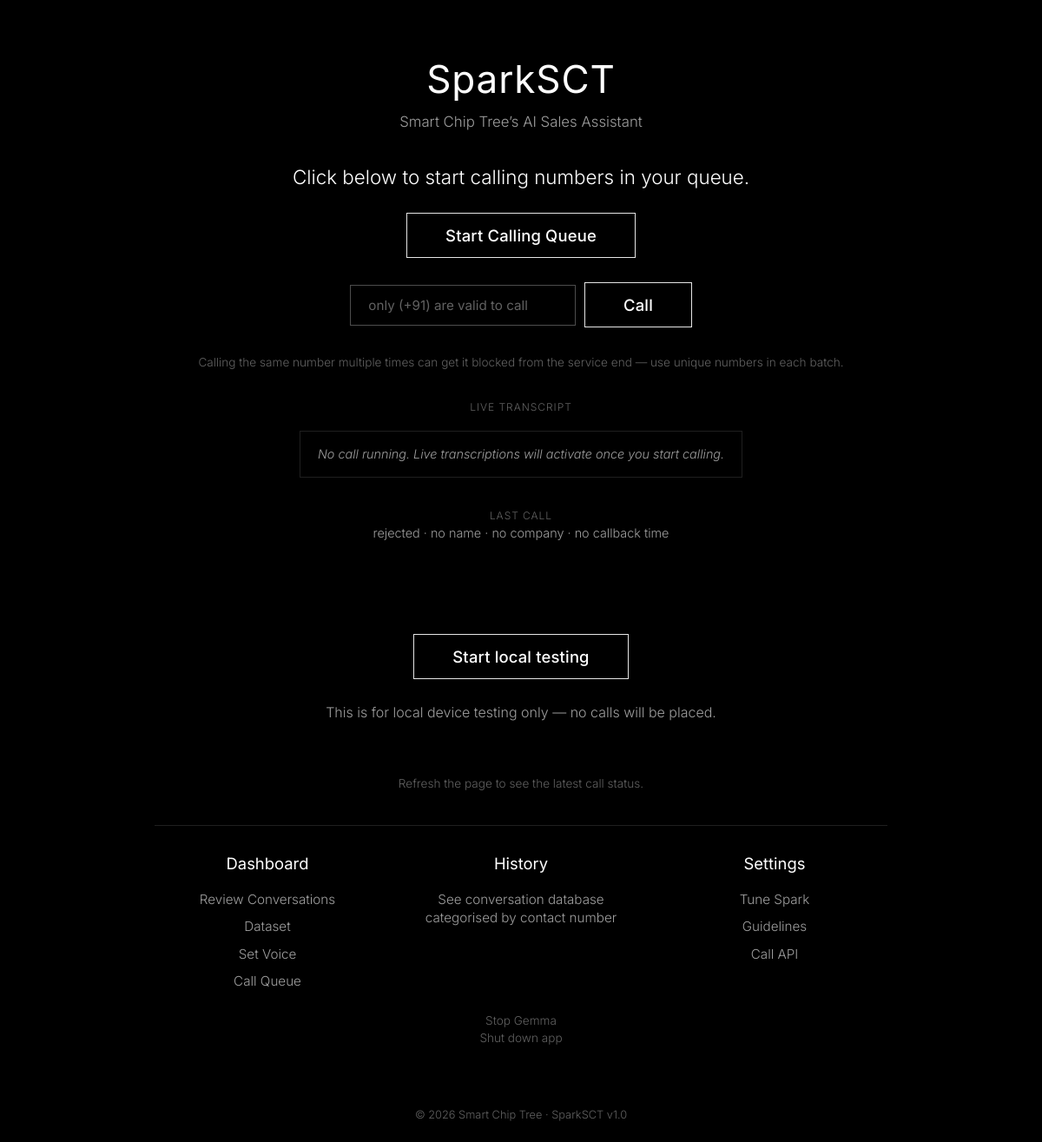
Before: / with the older database file.
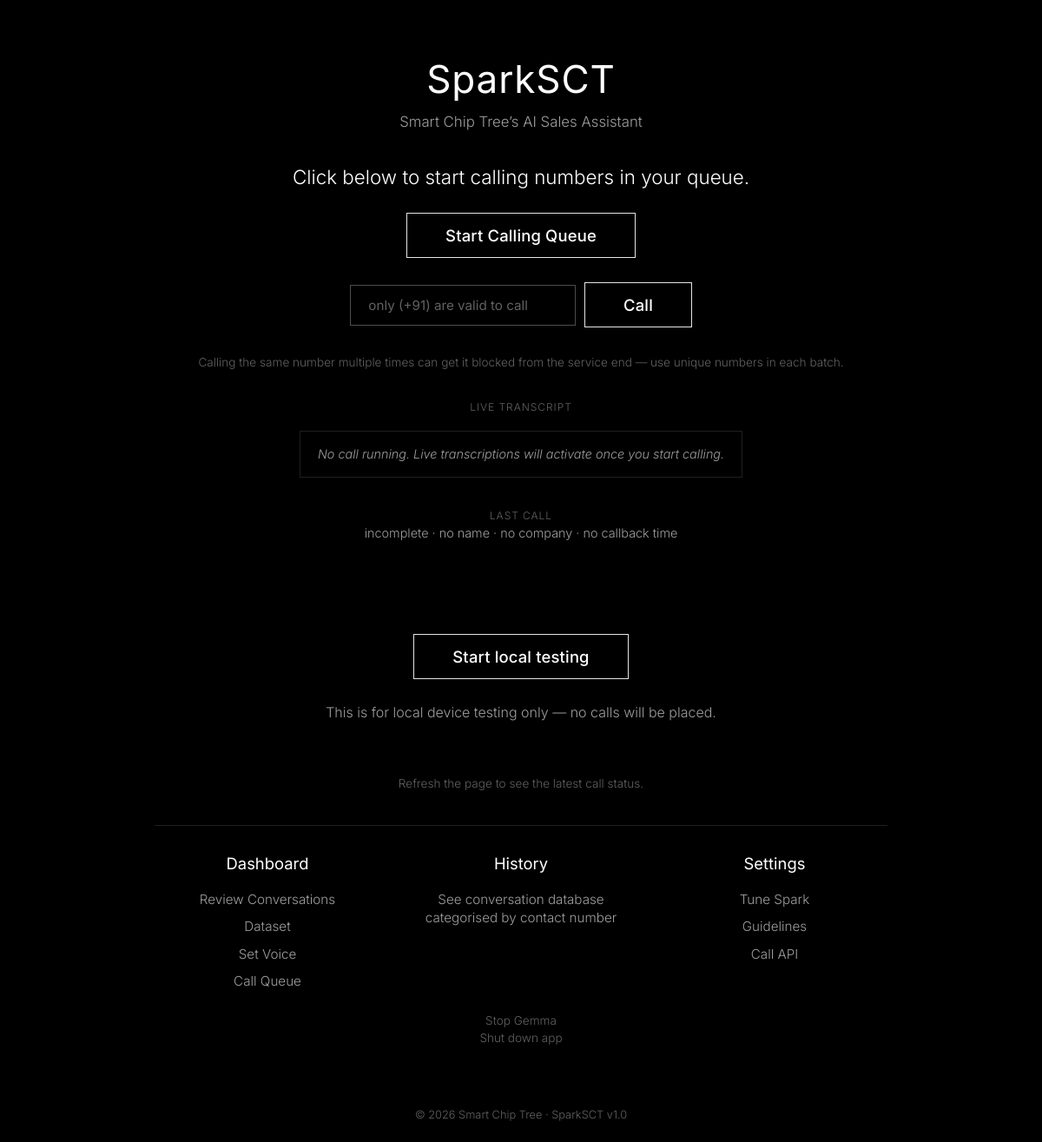
After: the same page with the newer database file.
### tables this page shows
CREATE TABLE calls (
            id INTEGER PRIMARY KEY AUTOINCREMENT,
            phone TEXT,
            name TEXT,
            company TEXT,
            sector TEXT,
            requirements TEXT,
            quantity INTEGER,
            brands TEXT,
            location TEXT,
            callback_time TEXT,
            status TEXT,
            transcript TEXT,
            created_at TEXT
        , call_id TEXT);

### app/web/server.py (the view)
@app.route("/")
def index():
    caught = mark_stale_calls_as_failed()
    if caught:
        BATCH_ACTIVE_PATH.unlink(missing_ok=True)
        flash(f"{caught} call(s) stuck on 'calling' for too long — marked as failed.")
    with _call_lock:
        in_progress = _call_in_progress
    return render_template(
        "index.html",
        call_in_progress=in_progress,
        batch_active=BATCH_ACTIVE_PATH.exists(),
        latest_call=_get_latest_call(),
    )

### app/call_storage.py (called while the page is built)
def mark_stale_calls_as_failed():
    conn = sqlite3.connect(DB_PATH)
    cursor = conn.execute(
        f"""
        UPDATE call_queue SET status = 'failed'
        WHERE status = 'calling'
        AND calling_started_at IS NOT NULL
        AND calling_started_at < datetime('now', '-{STALE_CALL_MINUTES} minutes')
        """
    )
    conn.commit()
    rows_updated = cursor.rowcount
    conn.close()
    return rows_updated

### app/web/server.py (called while the page is built)
@app.context_processor
def inject_footer_info():
    import datetime
    return {"spark_version": SPARK_VERSION, "current_year": datetime.date.today().year}

def _get_recent_calls(limit=5):
    return _fetch_calls()[:limit]

def _get_latest_call():
    calls = _get_recent_calls(limit=1)
    return calls[0] if calls else None

### app/web/templates/index.html (shortened to what the changed rows need)
{% extends "base.html" %}
{% block content %}
<main class="landing">
    <header class="landing__header">
        <h1 class="landing__title">SparkSCT</h1>
    </header>
    <section class="landing__action">
        <div class="last-call">
            {% if latest_call %}
                <p class="last-call__label">Last call</p>
                <p class="last-call__line">
                    {{ latest_call.status }}
                    &middot; {{ latest_call.name or 'no name' }}
                    &middot; {{ latest_call.company or 'no company' }}
                    &middot; {{ latest_call.callback_time or 'no callback time' }}
                </p>
            {% else %}
                <p class="last-call__line">No call yet.</p>
            {% endif %}
        </div>
    </section>
    <footer class="landing__nav">
        <nav class="nav-column">
            <h2 class="nav-column__title">Dashboard</h2>
        </nav>
        <nav class="nav-column">
            <h2 class="nav-column__title">History</h2>
        </nav>
        <nav class="nav-column">
            <h2 class="nav-column__title">Settings</h2>
        </nav>
    </footer>
</main>
{% endblock %}

Changed rows visible on the page:
removed calls: status "rejected"
added calls: status "incomplete"
